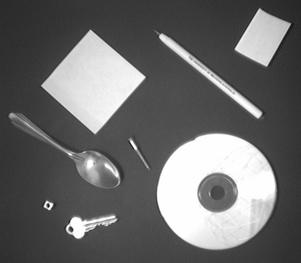
//> input picture 12-Deteccion bordes gradiente/shapes.jpg, 301 x 263 px
$ ./EdgeGradient shapes.jpg   (built with g++ and OpenCV 4)
//> lines starting //> are read from the running program, lines starting //| are printed output that depends on the picture
#include <stdio.h>
#include <opencv2/opencv.hpp>

using namespace std;
using namespace cv;

int main(int argc, char** argv )
{
    if ( argc != 2 )
    {
        printf("usage: EdgeGradient <Image_Path>\n");
        return -1;
    }

    Mat src;
    src = imread( argv[1], 1 );
//> src is the input picture: 263 rows x 301 cols, CV_8UC3; min 14, max 255, mean 106.3

    if ( !src.data )
    {
        printf("No image data \n");
        return -1;
    }

    namedWindow("Original", WINDOW_AUTOSIZE );
    imshow("Original", src);

    Mat src_gray;
    Mat grad;
    Mat grad_x, grad_y;
    Mat abs_grad_x, abs_grad_y;

    int scale = 1;
    int delta = 0;
    int ddepth = CV_16S;

    GaussianBlur(src, src, Size(3, 3), 0, 0, BORDER_DEFAULT);
    imshow("blur", src);

    // Gradiente x
    Sobel(src, grad_x, ddepth, 1, 0, 3, scale, delta, BORDER_DEFAULT);
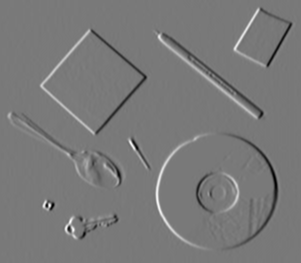
//> grad_x: 263 rows x 301 cols, CV_16SC3; min -533, max 586, mean 0; drawn with min black and max white
    convertScaleAbs(grad_x, abs_grad_x);
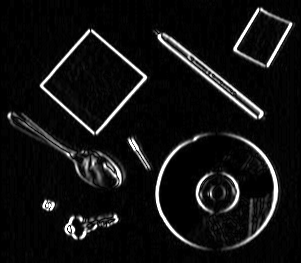
//> abs_grad_x: 263 rows x 301 cols, CV_8UC3; min 0, max 255, mean 18.6
    imshow("x", abs_grad_x);

    // Gradiente Y
    Sobel(src, grad_y, ddepth, 0, 1, 3, scale, delta, BORDER_DEFAULT);
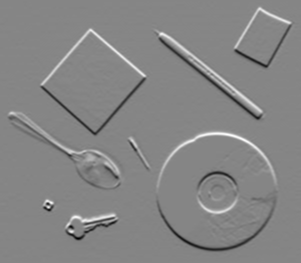
//> grad_y: 263 rows x 301 cols, CV_16SC3; min -508, max 464, mean 0.3; drawn with min black and max white
    convertScaleAbs(grad_y, abs_grad_y);
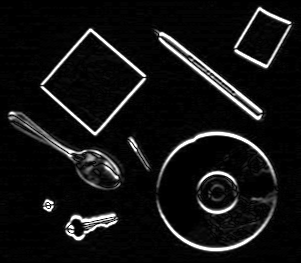
//> abs_grad_y: 263 rows x 301 cols, CV_8UC3; min 0, max 255, mean 19.6
    imshow("y", abs_grad_y);

    // Suma ponderada de gradientes
    addWeighted(abs_grad_x, 0.5, abs_grad_y, 0.5, 0, grad);
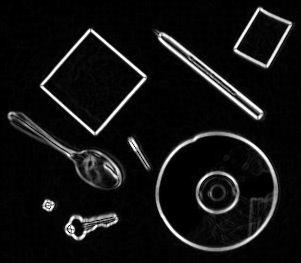
//> grad: 263 rows x 301 cols, CV_8UC3; min 0, max 255, mean 19.1

    imshow("Sobel", grad);
    imwrite(strcat(argv[1], "-border.png"), grad);


    waitKey(0);

    return 0;
}
